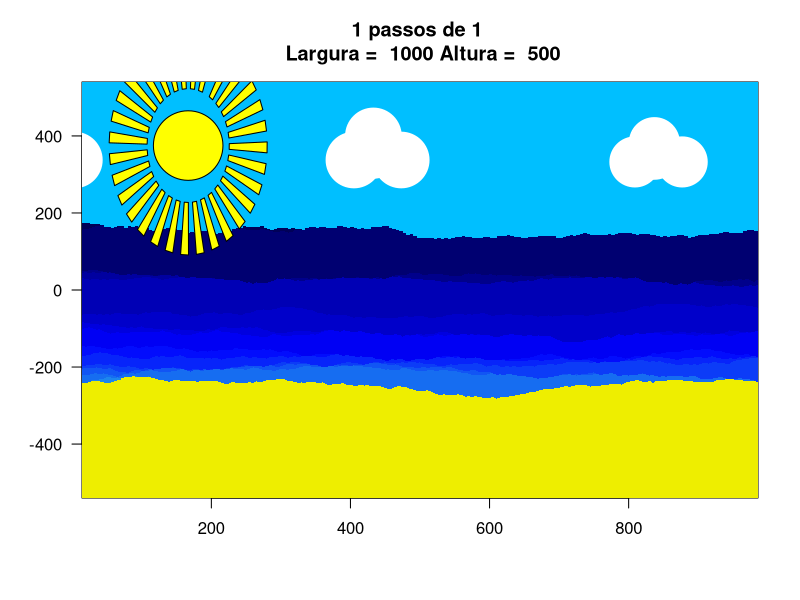

Source code (R):

a=function(){ 
  
  ver_mar=ifelse(ver_mar == 1,1,NA)
  ver_ceu=ifelse(ver_ceu == 1,1,NA)
  ver_praia=ifelse(ver_praia == 1,1,NA)
  if(Slow_motion ==T){
    ww=1
  }
  for(w in 1:ww){
    { padrao=c()
    
    colfunc <- colorRampPalette(color_vector)
    cor <- colfunc(n*1.5)
    
    plot(NULL,ylim=c(-y,y),xlim=c(0+0.05*n2,n2-0.05*n2),las=1,ylab="",xlab="",main=paste(w,"passos de",ww,"\n","Largura = ",n2,"Altura = ",y))
    if(w==1){
      set.seed(seed)
      ini=list()
    }
    for(j in 1:n){ 
      n2
      p=0.5
      if(w==1){
        if(j==1){ 
          new=-200
        }else{ 
          new=sample((-limits*y/400):(limits*y/400),1,replace = F)}
          }else{
        for(zeus in 1:length(ini)){ 
          padrao[zeus]=ini[[zeus]][1]}
        
      }
      
      if(w>1){ 
        new=padrao[j]}
      ini[[j]]=1
      ini[[j]][1]=new
      for (i in 1:n2) {
        ini[[j]][i+1]=ini[[j]][i]+sample(c(-1,1),1,replace = T,prob = c(1-p,p))
        
        if(ini[[j]][i+1]>=(new+limitesup)){
          ini[[j]][i+1]=ini[[j]][i+1]-1
        }
        if(ini[[j]][i+1]<(new-limiteinf)){
          ini[[j]][i+1]=ini[[j]][i+1]+1
        }
      }
      if(Slow_motion ==T & i%%passos==0){
        Sys.sleep(Slow_motion_mod*0.5)
        
      }
      lines(ini[[j]])
    }
    
    
    ##############################################################################
    num=c()
    for (k in 1:length(ini)) {
      num[k]=(ini[[k]][1])  
    }
    ll=0
    minimo=sort(num)
    
    for (j in 1:(length(ini)-1)) {
      pos=which(num==minimo[1])[1]
      ponto0=pos
      if(length(minimo)>1){
        pos2=which(num==minimo[2])[1]
      }else{
        pos2=pos
      }
      
      
      for (i in 1:(n2/pr)) {
        if(Slow_motion ==T & i%%passos==0){
          Sys.sleep(Slow_motion_mod)
        }
        if(i==1){
          polygon(c(i*pr-pr,i*pr-pr,i*pr+pr,i*pr+pr*2),c(ini[[pos]][i*pr]-20,ini[[pos2]][i*pr+pr]+20,ini[[pos2]][i*pr+pr]+20,ini[[pos]][i*pr+pr]-20),col=cor[j],border = ver_mar)
        }
        else if(i>=(n2/pr)-1){
          polygon(c(i*pr,i*pr,i*pr+pr*2,i*pr+pr*2),c(ini[[pos]][i*pr]-20,ini[[pos2]][i*pr+pr]+20,ini[[pos2]][i*pr+pr]+20,ini[[pos]][i*pr+pr]-20),col=cor[j],border = ver_mar)
        }else{
          polygon(c(i*pr,i*pr,i*pr+pr,i*pr+pr),c(ini[[pos]][i*pr]-20,ini[[pos2]][i*pr+pr]+20,ini[[pos2]][i*pr+pr]+20,ini[[pos]][i*pr+pr]-20),col=cor[j],border = ver_mar)
        }
      }
      
      if(ll==0){
        if(Slow_motion ==T & i%%passos==0){
          Sys.sleep(Slow_motion_mod)
        }
        for (i in 1:(n2/pr)) {
          if(Slow_motion ==T & i%%passos==0){
            Sys.sleep(Slow_motion_mod)
            
          }
          if(i==1){ 
            polygon(c(i*pr-pr,i*pr-pr,i*pr+pr,i*pr+pr),c(-y-100,ini[[ponto0]][i*pr]+20,ini[[ponto0]][i*pr]+20,-y-100),col='yellow2',border = ver_praia)
          }else{
            polygon(c(i*pr,i*pr,i*pr+pr,i*pr+pr),c(-y-100,ini[[ponto0]][i*pr]+20,ini[[ponto0]][i*pr]+20,-y-100),col='yellow2',border = ver_praia)
          }
        }
        ll=1
      }
      
      if(j==length(ini)-1){
        
        for (i in 1:(n2/pr)) {
          if(Slow_motion ==T & i%%passos==0){
            Sys.sleep(Slow_motion_mod)
          }
          if(i==1){ 
            polygon(c(i*pr-pr,i*pr-pr,i*pr+pr,i*pr+pr),c(ini[[pos2]][i*pr],y+100,y+100,ini[[pos2]][i*pr]),col = "deepskyblue",border =ver_ceu)
          }
          else{
            polygon(c(i*pr,i*pr,i*pr+pr,i*pr+pr),c(ini[[pos2]][i*pr],y+100,y+100,ini[[pos2]][i*pr]),col = "deepskyblue",border =ver_ceu)
          }
        }
      }
      minimo=minimo[-1]
    }
    if(Slow_motion ==T){
      Sys.sleep(Slow_motion_mod)
    }
    }
    ##########################################################-> 
    
    
   if(nuvens==1){  
     
     if(Slow_motion ==T){
       Sys.sleep(Slow_motion_mod)
     }
    symbols(x=n2/2500*1070+w*15-n2/2500*1200,y=320*y/400,circles =n2/2500*100,bg='white',add=T,inches = F,fg = "white")
    symbols(x=n2/2500*1070+w*15-n2/2500*1200,y=290*y/400,circles =n2/2500*100,bg='white',add=T,inches = F,fg = "white")
    symbols(x=n2/2500*1000+w*15-n2/2500*1200,y=270*y/400,circles =n2/2500*100,bg='white',add=T,inches = F,fg = "white")
    symbols(x=n2/2500*1170+w*15-n2/2500*1200,y=270*y/400,circles =n2/2500*100,bg='white',add=T,inches = F,fg = "white")
    
    
    if(Slow_motion ==T){
      Sys.sleep(Slow_motion_mod)
    }
    symbols(x=n2/2500*1070+w*5,y=320*y/400,circles =n2/2500*100,bg='white',add=T,inches = F,fg = "white")
    symbols(x=n2/2500*1070+w*5,y=290*y/400,circles =n2/2500*100,bg='white',add=T,inches = F,fg = "white")
    symbols(x=n2/2500*1000+w*5,y=270*y/400,circles =n2/2500*100,bg='white',add=T,inches = F,fg = "white")
    symbols(x=n2/2500*1170+w*5,y=270*y/400,circles =n2/2500*100,bg='white',add=T,inches = F,fg = "white")
    
    
    if(Slow_motion ==T){
      Sys.sleep(Slow_motion_mod)
    }
    
    symbols(x=n2/2500*1070+n2/2500*1000+w*9,y=320+50*y/400,circles =n2/2500*90,bg='white',add=T,inches = F,fg = "white")
    symbols(x=n2/2500*1070+n2/2500*1000+w*9,y=290+50*y/400,circles =n2/2500*90,bg='white',add=T,inches = F,fg = "white")
    symbols(x=n2/2500*1000+n2/2500*1000+w*9,y=270+50*y/400,circles =n2/2500*90,bg='white',add=T,inches = F,fg = "white")
    symbols(x=n2/2500*1170+n2/2500*1000+w*9,y=270+50*y/400,circles =n2/2500*90,bg='white',add=T,inches = F,fg = "white")
  }
    
    if(sol==1){ 
      # cx e cy = centro x e y
      # r = raio base 
      # a = ângulo 
      # n2 e yscale: fatores de escala x e y 
      cir=function(cx,cy,r,a){
        xx = cx + r *n2/2200* cos(a)
        yy = cy + r *y/440* sin(a)
        return(c(xx,yy))
      }
      r=130
      mudanca=w/30
      for (z in seq(1,-5,-0.2)) {
        ang=z
        
        
        c1=cir(n2*0.1666667,y-y/4,r,ang+mudanca);
        c2=cir(n2*0.1666667,y-y/4,250,ang+mudanca)
        
        c1p=cir(n2*0.1666667,y-y/4,r,ang-0.1+mudanca);
        c2p=cir(n2*0.1666667,y-y/4,250,ang-0.1+mudanca)
        
        polygon(x=c(c1p[1],c2p[1],c2[1],c1[1]),y=c(c1p[2],c2p[2],c2[2],c1[2]),col='yellow')
        
        if(Slow_motion ==T & z %in% c(0,-1,-2,-3,-4,-5)){
          Sys.sleep(Slow_motion_mod)
        
        }
      }
      
      symbols(x=n2*0.1666667,y=y-y/4,circles = n2/4000*200,bg='yellow',add = T,inches=F)
    }
    posx=n2-(10*(w-1))+30
    surf=mean((-200*y/400):(200*y/400))
    pposy=seq(surf,50,length.out=4)
    posy=rep(pposy,rev(pposy),n2)[w]
    

    polygon(x=c(posx-10,posx,posx+10,posx),y=c(posy-40,posy-10-40,posy-40,posy+10-40),col='white')

      symbols(posx,posy,circles = 1.3,inches = F,add=T,bg='green')
    lines(c(posx,posx),c(posy,posy-20),col='green')
    lines(c(posx,posx+rep(c(2:4,4:3),n2)[w]),c(posy-10,posy+5),col='green')
    lines(c(posx,posx-rep(c(2:4,4:3),n2)[w]),c(posy-10,posy+5),col='green')
    lines(c(posx,posx-1),c(posy-20,posy-40),col='green')
    lines(c(posx,posx+1),c(posy-20,posy-40),col='green')
    
    polygon(x=c(posx-15+50,posx+50,posx+5+50),y=c(posy-30,posy+8,posy-30),col='gray36')    
    polygon(x=c((posx+w*1.5)-15+70,(posx+w*1.5)+70,(posx+w*1.5)+5+70),y=c(posy-30+10,posy+8+10,posy-30+10),col='gray36')   
    polygon(x=c((posx+w*1.1)-15+50,(posx+w*1.1)+50,(posx+w*1.1)+5+50),y=c(posy-30-50,posy+8-50,posy-30-50),col='gray36')   
    Sys.sleep(tt)
    
  }
  ##medidas padrao
  ##altura 400
  ##largura 2500
  
  #######################################
}


{
  pr=5                #resolução , tem que ser >=1 e quanto maior, menor a resolução
  n=15                  #numero de linhas
  n2=1000              #tamanho x
  tt=0.3                 #segundos de espera/intervalo
  ww=1                #quantidade de quadros, ao colocar maior que aprox 10 verá uma animaçãozinha 
  seed=2               #seed
  y=500                #altura y
  limits = 200          #variavel de amplitude do mar
  limitesup=100          #limite das areas superior(positivo) mar
  limiteinf=100           #limite inferior das áreas(negativo) mar
  sol=1             #1 com sol ; 0 sem sol
  nuvens =1          #1 com nuvens/ 0 sem nuvens
  ver_mar=0       #variaveis para ver outlines 1=sim , !=1 = não
  ver_praia=0
  ver_ceu=0
  Slow_motion = T # geração em camera lenta se ativo ira modificar ww para 1
  Slow_motion_mod = 0.7 #tempo entre cada passo.
  passos = 100 #densidade de passos, quanto menor maior passos.
  
  color_vector = c('dodgerblue2','blue','darkblue','black','black') #vetor de transição de cores do mar
  }



a()



